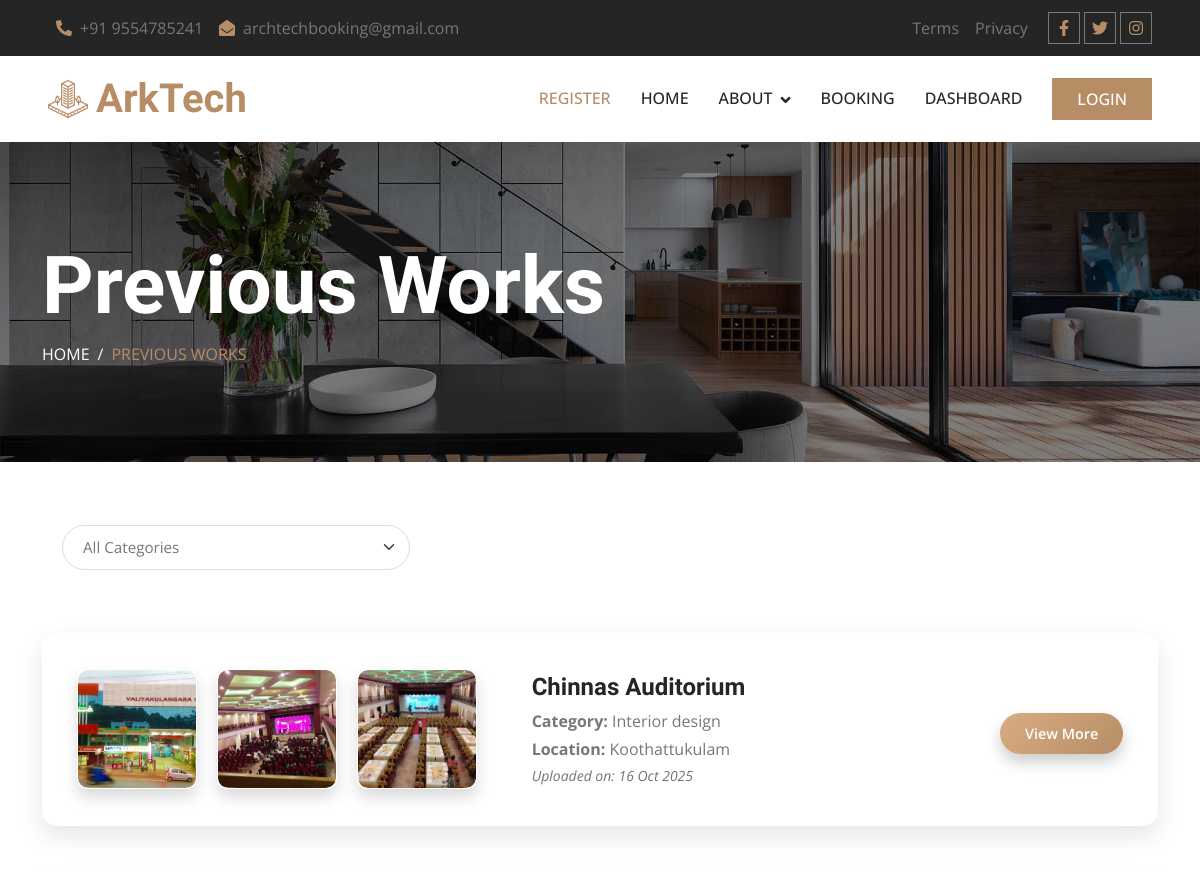
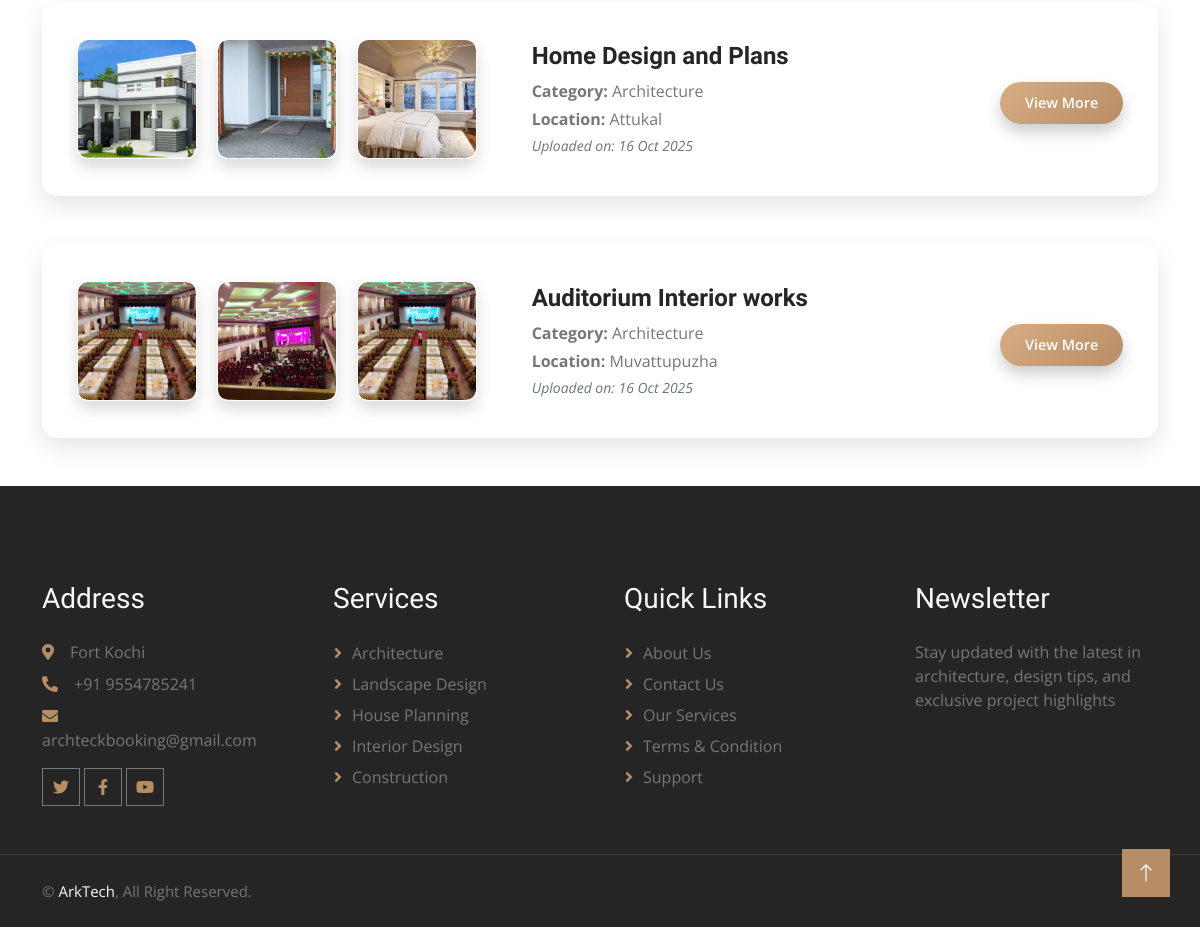
The app's page /Guest/booking.php with its own data (2 pictures, top to bottom).
### tables this page shows
CREATE TABLE IF NOT EXISTS `tbl_previous_works` (
  `prev_work_id` int NOT NULL AUTO_INCREMENT,
  `architect_id` int NOT NULL,
  `title` varchar(1000) NOT NULL,
  `descriptions` varchar(10000) NOT NULL,
  `category_id` int NOT NULL,
  `project_location` varchar(500) NOT NULL,
  `image1` varchar(500) NOT NULL,
  `image2` varchar(500) NOT NULL,
  `image3` varchar(500) NOT NULL,
  `created_at` date NOT NULL,
  PRIMARY KEY (`prev_work_id`)
);

CREATE TABLE IF NOT EXISTS `tbl_category` (
  `category_id` int NOT NULL AUTO_INCREMENT,
  `category_name` varchar(50) NOT NULL,
  PRIMARY KEY (`category_id`)
);

### dboperation.php (called while the page is built, shortened)
<?php
class dboperation
{
    public $con,$res;
    function __construct()
    {
        $this->con=mysqli_connect("localhost","root","","arktech");
    }
    public function executequery($sql)
    {
        $this->res=mysqli_query($this->con,$sql);
        return $this->res;
    }
}
?>

### Guest/booking.php (the view, shortened to what this page needs)
<?php
include("header.php");
include_once("../dboperation.php");
$obj = new dboperation();
$sql = "SELECT pw.*, c.category_name
        FROM tbl_previous_works pw
        LEFT JOIN tbl_category c ON pw.category_id = c.category_id";
$sql .= " ORDER BY pw.created_at DESC";
$res = $obj->executequery($sql);
?>
<div class="container-fluid page-header py-5 mb-5">
  <div class="container py-5">
    <h1 class="display-1 text-white">Previous Works</h1>
    <nav aria-label="breadcrumb">
      <ol class="breadcrumb text-uppercase mb-0">
        <li class="breadcrumb-item"><a class="text-white" href="index.php">Home</a></li>
        <li class="breadcrumb-item text-primary active" aria-current="page">Previous Works</li>
      </ol>
    </nav>
  </div>
</div>
<div class="container mb-5">
  <form method="get" class="row g-3 justify-content-left align-items-center filter-bar">
    <div class="col-md-4">
      <select name="category" class="form-select fancy-select" onchange="this.form.submit()">
        <option value="">All Categories</option>
      </select>
    </div>
  </form>
</div>
<div class="container my-5">
  <?php if (mysqli_num_rows($res) > 0) { ?>
    <?php while ($row = mysqli_fetch_assoc($res)) { ?>
      <div class="project-card mb-5">
        <div class="row align-items-center">
          <div class="col-md-5 d-flex flex-wrap justify-content-center">
            <?php
              $images = [];
              if (!empty($row['image1'])) $images[] = $row['image1'];
              if (!empty($row['image2'])) $images[] = $row['image2'];
              if (!empty($row['image3'])) $images[] = $row['image3'];
              if (count($images) == 0) {
                echo '<img src="https://via.placeholder.com/300x200?text=No+Image" class="glass-img">';
              } else {
                foreach ($images as $img) { ?>
                  <div class="glass" data-text="<?php echo ($row['title']); ?>">
                    <img src="../uploads/<?php echo ($img); ?>"
                         alt="Project Image" class="glass-img">
                  </div>
              <?php }
              }
            ?>
          </div>
          <div class="col-md-5 p-4">
            <h4 class="fw-bold mb-2"><?php echo  ($row['title'] ?: "Untitled Project"); ?></h4>
            <p class="mb-1"><strong>Category:</strong> <?php echo  ($row['category_name']); ?></p>
            <p class="mb-1"><strong>Location:</strong> <?php echo ($row['project_location']); ?></p>
            <p class="text-muted small mb-0"><em>Uploaded on: <?php echo date("d M Y", strtotime($row['created_at'])); ?></em></p>
          </div>
        <div class="col-md-2 text-center">
          <?php if (isset($_SESSION['customer_id']) || isset($_SESSION['arch_id']) || isset($_SESSION['admin_id'])) { ?>
              <a href="project_view.php?id=<?php echo $row['prev_work_id']; ?>"
                class="view-btn mt-2">View More</a>
          <?php } else { ?>
              <button type="button" class="view-btn mt-2" onclick="loginAlert()">View More</button>
          <?php } ?>
            </div>
          </div>
        </div>
    <?php } ?>
  <?php } else { ?>
    <div class="text-center py-5">
      <h4 class="text-muted">No Previous Works Available</h4>
    </div>
  <?php } ?>
</div>
<?php include("footer.php"); ?>

### Guest/css/style.css (style rules this page uses)
:root { --primary: #B78D65; --light: #F8F8F8; --dark: #252525; }
h1, h2, .h1, .h2, .fw-bold { font-weight: 600 !important; }
h3, h4, .h3, .h4, .fw-medium { font-weight: 500 !important; }
.page-header { background: linear-gradient(rgba(0, 0, 0, .5), rgba(0, 0, 0, .5)), url(../img/carousel-1.jpg) center center no-repeat; background-size: cover; }
.breadcrumb-item+.breadcrumb-item::before { color: var(--light); }

### Guest/booking.php (style rules this page uses)
.project-card { border: 1px solid rgba(255, 255, 255, 0.1); border-radius: 15px; box-shadow: 0 10px 25px rgba(0,0,0,0.1); padding: 15px; background: #fff; }
.project-card .glass { position: relative; width: 120px; height: 120px; margin: 10px; background: linear-gradient(#fff2, transparent); border: 1px solid rgba(255, 255, 255, 0.1); box-shadow: 0 8px 15px rgba(0, 0, 0, 0.15); border-radius: 10px; overflow: hidden; transition: 0.3s ease; backdrop-filter: blur(10px); }
.glass-img { width: 100%; height: 100%; object-fit: cover; border-radius: 10px; }
.view-btn { display: inline-block; padding: 10px 25px; font-size: 0.9rem; font-weight: 600; color: #fff; background: linear-gradient(135deg, #d8ad84ff 0%, #B78D65 100%); border: none; border-radius: 50px; text-decoration: none; transition: all 0.3s ease; box-shadow: 0 8px 15px rgba(0, 0, 0, 0.2); position: relative; overflow: hidden; }
.view-btn::after { content: ""; position: absolute; top: 0; left: -75%; width: 50%; height: 100%; background: rgba(255, 255, 255, 0.2); transform: skewX(-25deg); transition: all 0.5s ease; }
.filter-bar { background: #fff; border-radius: 15px; padding: 15px 20px; }
.fancy-select, .fancy-input { border-radius: 50px; border: 1px solid #ddd; padding: 10px 20px; font-size: 0.95rem; transition: all 0.3s ease; }

### records on screen
tbl_previous_works: image1 (picture), image2 (picture), image3 (picture), title "Chinnas Auditorium", category.category_name "Interior design", project_location "Koothattukulam", created_at "16 Oct 2025"
tbl_previous_works: image1 (picture), image2 (picture), image3 (picture), title "Home Design and Plans", category.category_name "Architecture", project_location "Attukal", created_at "16 Oct 2025"
tbl_previous_works: title "Auditorium Interior works", category.category_name "Architecture", project_location "Muvattupuzha", created_at "16 Oct 2025"
